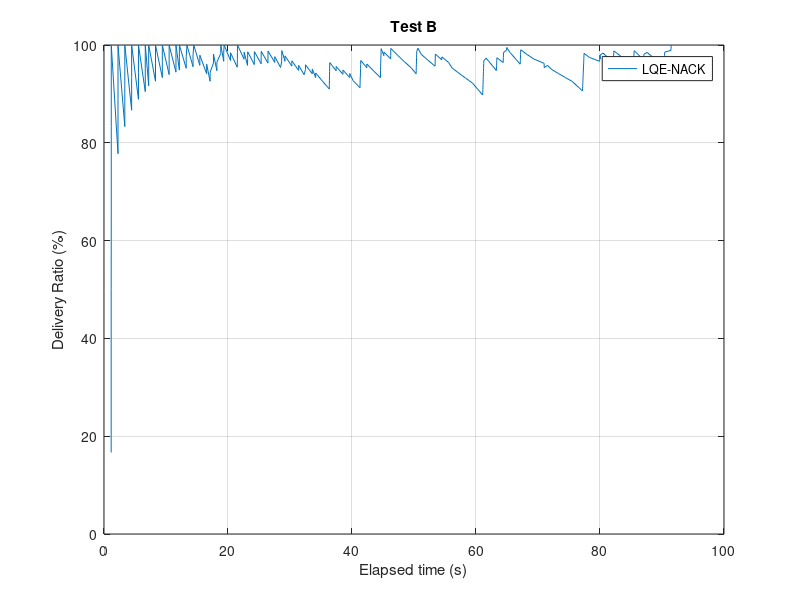
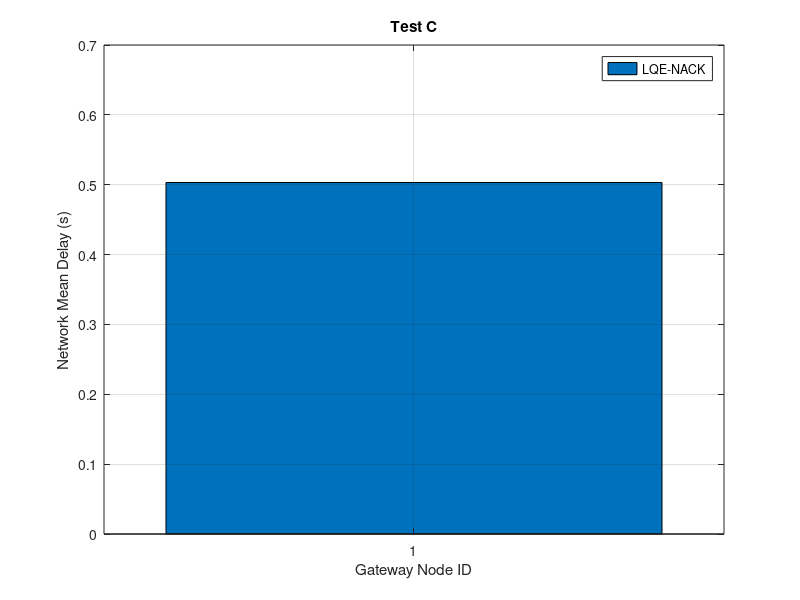
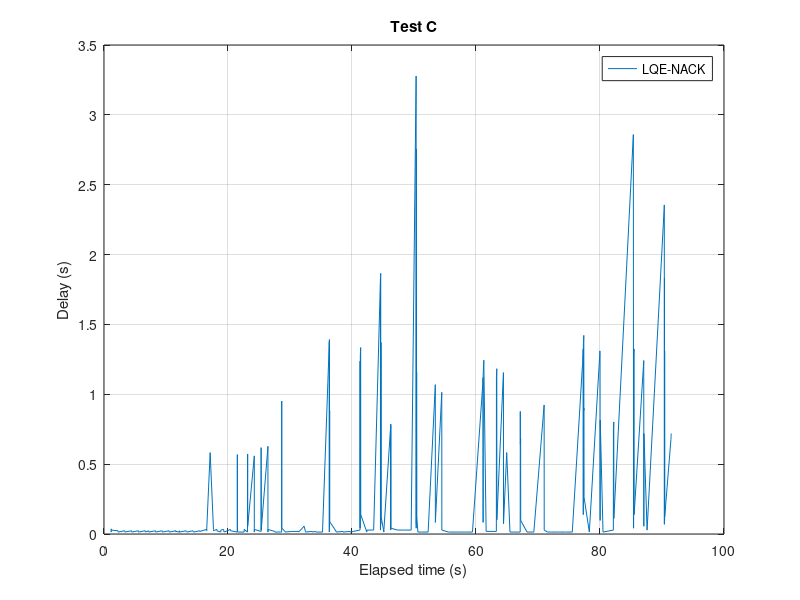
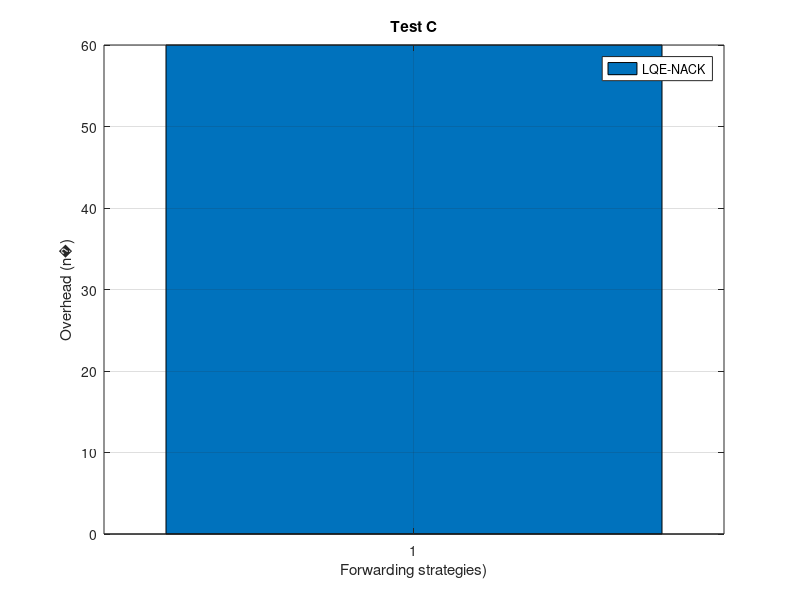

Write MATLAB code to recreate these figures, in order.
%% Results Analysis %%
%% Jo�o Patr�cio, N�MEC 76330 %%

clc;
clear all;
close all;

display('Jo�o Patr�cio ')
display('MIEET, DETI, UA')
display(' ')

%% biblio
%https://www.mathworks.com/help/matlab/ref/fscanf.html

%% Treating Delivery Ratio case C
close all; clear;clc; 
Nnodes=3;   %N� nodes generating msgs every second
maxT_sen=91;    %Time when nodes stop generating msgs+1
%getting file

Ft_recNACK = fopen('timeRec02.txt','r');    %Name of the file with the receveid times
formatSpec = '%f';
t_recNACK = fscanf(Ft_recNACK,formatSpec);
fclose(Ft_recNACK);

%
count=1:1:length(t_recNACK);
i=1;
j=1;

while i<length(t_recNACK)+1
    j=fix(t_recNACK(i))+1;
    if fix(t_recNACK(i))>=maxT_sen
        j=maxT_sen;
    end
    drNACK(i)=count(i)/(Nnodes*j)*100;
    i=i+1;
end
display('End calc DR')
plot(t_recNACK,drNACK)
xlabel('Elapsed time (s)');
ylabel('Delivery Ratio (%)');
title('Test B');
legend('LQE-NACK');
grid on;

%

hold off;
savefig('plotC_DR_NACK')
%%
%Calculate delay
%

Ft_sentNACK = fopen('timeSent02.txt','r');    %Name of the file with the receveid times
formatSpec = '%f';
t_sentNACK = fscanf(Ft_sentNACK,formatSpec);
fclose(Ft_sentNACK);
%
count3=0:1:length(t_sentNACK)-1;
i=1;
j=1;

while i<length(t_sentNACK)+1
    delayNACK(i)=t_recNACK(i)-t_sentNACK(i);
    i=i+1;
end
display('End calc delay')
meanD_NACK=mean(delayNACK);

%% intervalo de confiança METHOD 1
figure
x=1:1:length(delayNACK);                            % Create Independent Variable
y = delayNACK;                                      % Create Dependent Variable ‘Experiments’ Data
N = size(delayNACK)                               % Number of ‘Experiments’ In Data Set
yMean = mean(y);                                    % Mean Of All Experiments At Each Value Of ‘x’
ySEM = std(y)/sqrt(N(2));                              % Compute ‘Standard Error Of The Mean’ Of All Experiments At Each Value Of ‘x’
CI95 = tinv([0.025 0.975], N(2)-1);                    % Calculate 95% Probability Intervals Of t-Distribution
yCI95 = bsxfun(@times, ySEM, CI95(:));              % Calculate 95% Confidence Intervals Of All Experiments At Each Value Of ‘x’
figure
plot(1, yMean)                                      % Plot Mean Of All Experiments
hold on
plot(2, yCI95+yMean)                                % Plot 95% Confidence Intervals Of All Experiments
hold off
grid
%errorbar( length(delayNACK)-1, mean(delayNACK), confidence_intervals( delayNACK, 95 ) )
%% % % METHOD 2
%http://matlab.cheme.cmu.edu/2011/08/27/introduction-to-statistical-data-analysis/
ybar = mean(delayNACK)
s = std(delayNACK)
ci = 0.95;
alpha = 1 - ci;

n = length(delayNACK); %number of elements in the data vector
T_multiplier = tinv(1-alpha/2, n-1)
% the multiplier is large here because there is so little data. That means
% we do not have a lot of confidence on the true average or standard
% deviation
ci95 = T_multiplier*s/sqrt(n)

% confidence interval
sprintf('The confidence interval is %1.1f +- %1.1f',ybar,ci95)
[ybar - ci95, ybar + ci95]

% we can say with 95% confidence that the true mean lies between these two
% values.

% categories: Data analysis
%% % %

display('Mean Delay:')
meanD_NACK
%mean delay
figure;
bar(1,meanD_NACK)
xlabel('Gateway Node ID');
ylabel('Network Mean Delay (s)');
legend('LQE-NACK');
title('Test C');
grid on;  
% % %
hold off;
savefig('plotC_delayB_NACK')


% Delay through time
figure;

plot(t_recNACK,delayNACK)
xlabel('Elapsed time (s)');
ylabel('Delay (s)');
legend('LQE-NACK');
title('Test C');
grid on; 
% % %
hold off;
savefig('plotC_delay_NACK')


%% Calculate Redudant Overhead 
clear; clc;


% % %
% Node[0]
n0_sentNACK=textread('dataNameSent00.txt','%s');
i=1;
j=1;
countNACK=0;
while i<length(n0_sentNACK)
    j=i;
    while j<length(n0_sentNACK)
        if (strcmp(n0_sentNACK(i),n0_sentNACK(j)) && i~=j && ~strcmp(n0_sentNACK(i),{''}))
            n0_sentNACK(i);          
            countNACK=countNACK+1;
            n0_sentNACK(j)={''};
        end       
        j=j+1;
    end
    i=i+1;
end
countNACK
% Node[1]
n1_sentNACK=textread('dataNameSent01.txt','%s');
i=1;
j=1;
countNACK1=0;
while i<length(n1_sentNACK)
    j=i;
    while j<length(n1_sentNACK)
        if (strcmp(n1_sentNACK(i),n1_sentNACK(j)) && i~=j && ~strcmp(n1_sentNACK(i),{''}))
            n1_sentNACK(i);          
            countNACK1=countNACK1+1;
            n1_sentNACK(j)={''};
        end       
        j=j+1;
    end
    i=i+1;
end
countNACK1
% Node[0]
n3_sentNACK=textread('dataNameSent03.txt','%s');
i=1;
j=1;
countNACK3=0;
while i<length(n3_sentNACK)
    j=i;
    while j<length(n3_sentNACK)
        if (strcmp(n3_sentNACK(i),n3_sentNACK(j)) && i~=j && ~strcmp(n3_sentNACK(i),{''}))
            n3_sentNACK(i);          
            countNACK=countNACK+1;
            n3_sentNACK(j)={''};
        end       
        j=j+1;
    end
    i=i+1;
end
countNACK3

countTNACK=countNACK+countNACK1+countNACK3;
% % %
figure
bar(1,countTNACK)
xlabel('Forwarding strategies)');
ylabel('Overhead (n�)');
legend('LQE-NACK');
title('Test C');
grid on; 
hold off;
savefig('plotC_overhead_NACK')

%% 
% Calculate LQE between nodes[0]->[2]
%
fLQE_time = fopen('LQEwtime00_02.txt','r');    %Name of the file with the receveid times
formatSpec = '%f';
LQE_time = fscanf(fLQE_time,formatSpec);
fclose(fLQE_time);
%
fLQE_w = fopen('LQEweight00_02.txt','r');    %Name of the file with the receveid times
formatSpec = '%f';
LQE_w = fscanf(fLQE_w,formatSpec);
fclose(fLQE_w);
%
%count3=0:1:length(t_sent)-1;
figure;
plot(LQE_time,LQE_w)
xlabel('Elapsed time (s)');
ylabel('LQE quality (%)');
legend('LQE-NACK');
title('Test C: links nodes 0-2');
grid on;
hold off;
savefig('plotC_LQE0_2')
